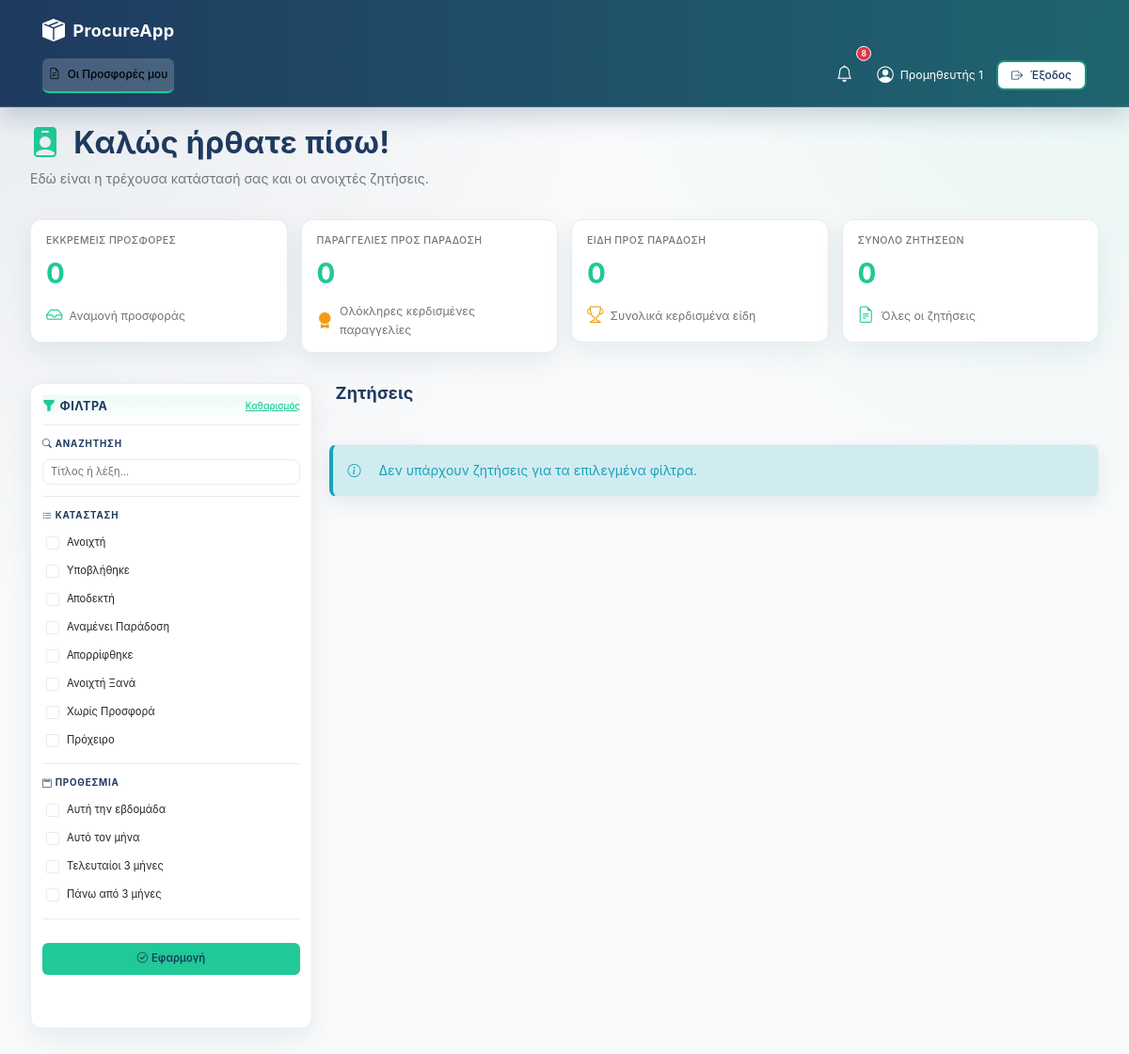
Before: /supplier/ (signed in) with the older database file.
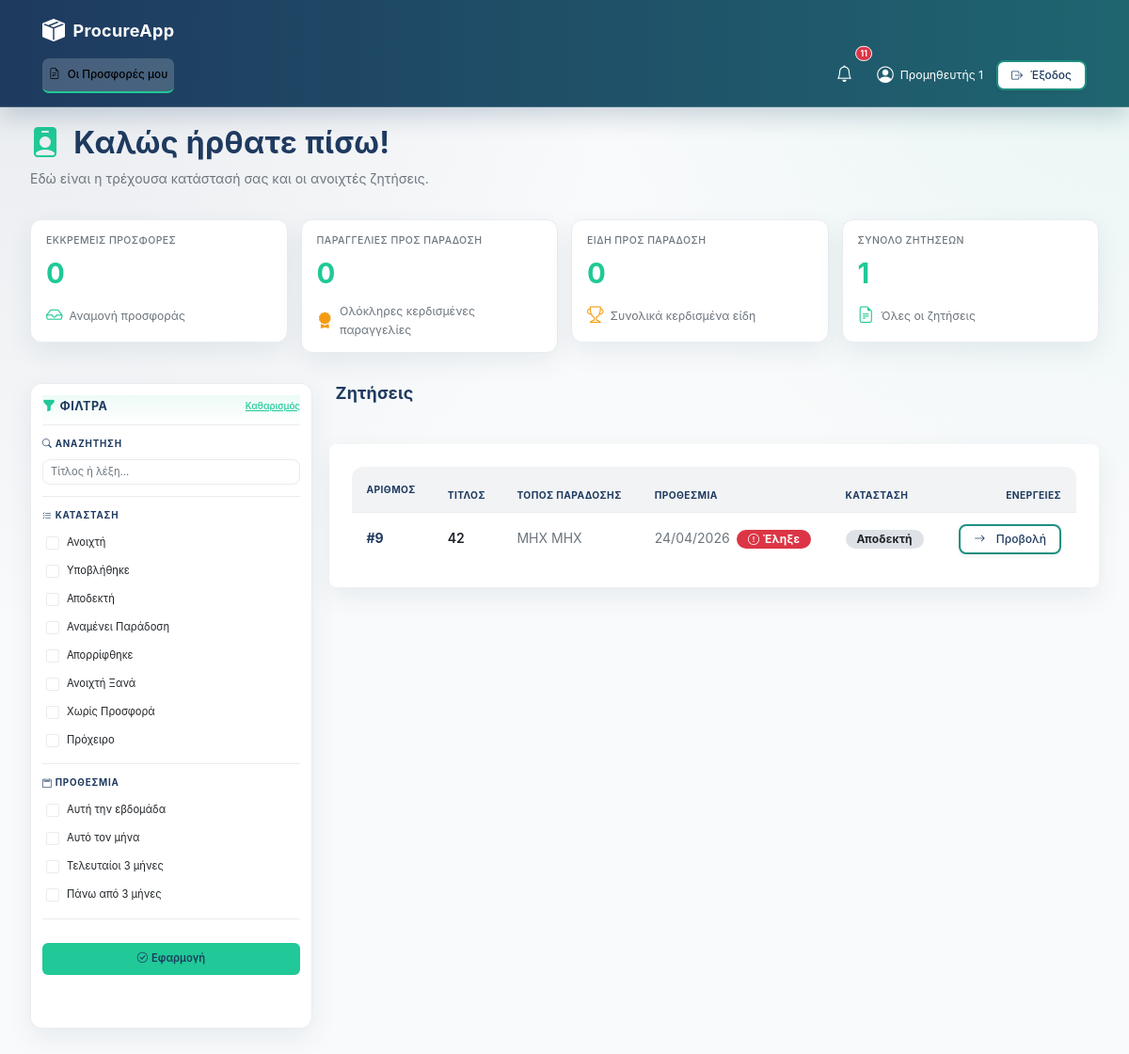
After: the same page with the newer database file.
### models.py (models this page shows)
class RequestRFQ(db.Model):
    __tablename__ = "requests"
    id = db.Column(db.Integer, primary_key=True)
    title = db.Column(db.String(200), nullable=False)
    description = db.Column(db.Text, nullable=True)
    documents = db.Column(db.String(255), nullable=True)
    created_by = db.Column(db.String(100), nullable=False)
    created_at = db.Column(db.DateTime, default=datetime.utcnow)
    delivery_location = db.Column(db.String(255), nullable=True)
    receiving_manager = db.Column(db.String(120), nullable=True)
    phone = db.Column(db.String(50), nullable=True)
    submit_deadline = db.Column(db.DateTime, nullable=False)
    delivery_deadline = db.Column(db.DateTime, nullable=False)
    status = db.Column(db.String(20), default=RFQStatus.PENDING)
    status_changed_at = db.Column(db.DateTime, default=datetime.utcnow)
    approved_by = db.Column(db.String(100), nullable=True)
    approved_at = db.Column(db.DateTime, nullable=True)
    denial_reason = db.Column(db.Text, nullable=True)
    winning_bid_id = db.Column(db.Integer, db.ForeignKey('bids.id'), nullable=True)
    cost_center_id = db.Column(db.Integer, db.ForeignKey('cost_centers.id'), nullable=True)
    estimated_budget = db.Column(db.Numeric(12, 2), nullable=True)
    priority = db.Column(db.String(20), default='normal', nullable=False)
    category = db.Column(db.String(50), nullable=True)
    award_date = db.Column(db.DateTime, nullable=True)
    cost_center = db.relationship('CostCenter', backref='rfqs')
    items = db.relationship('RequestItem', backref='rfq', lazy=True, cascade="all, delete-orphan")
    bids = db.relationship('Bid', backref='rfq', lazy=True, foreign_keys="[Bid.request_id]", cascade="all, delete-orphan")
    allowed_suppliers = db.relationship('AllowedSupplier', backref='rfq', lazy=True, cascade="all, delete-orphan")

### app/routes/supplier.py (the view, shortened to what this page needs)
@supplier_bp.route("/")
@require_role("supplier")
def dashboard():
    from models import AllowedSupplier, User
    page = request.args.get('page', 1, type=int)
    per_page = 10
    status_filters = [
        v for v in _parse_multi_values(request.args, 'status')
        if v in {'open', 'submitted', 'accepted', 'awarded', 'rejected', 'reopen', 'no_bid', 'draft'}
    ]
    q = (request.args.get('q') or '').strip()
    bid_state_filters = [v for v in _parse_multi_values(request.args, 'bid_state') if v in {'submitted', 'draft', 'reopen', 'rejected', 'no_bid'}]
    deadline_filters = [v for v in _parse_multi_values(request.args, 'deadline') if v in {'week', 'month', 'quarter', 'older'}]
    username = session.get('username')
    supplier_name = session.get('name')
    supplier_user = User.query.filter_by(username=username).first()
    allowed_rfq_ids = [a.request_id for a in AllowedSupplier.query.filter_by(
        supplier_username=username
    ).all()]
    qry = RequestRFQ.query.filter(RequestRFQ.id.in_(allowed_rfq_ids)) if allowed_rfq_ids else RequestRFQ.query.filter(RequestRFQ.id == -1)
    qry = qry.filter(RequestRFQ.status.in_(SUPPLIER_VISIBLE_RFQ_STATUSES))
    if q:
        like = f"%{q}%"
        qry = qry.filter(or_(
            RequestRFQ.title.ilike(like),
            RequestRFQ.description.ilike(like)
        ))
    all_rfqs = qry.order_by(RequestRFQ.submit_deadline.asc()).all()
    supplier_bids = Bid.query.filter_by(
        supplier_id=supplier_user.id if supplier_user else None
    ).order_by(Bid.created_at.desc(), Bid.id.desc()).all() if supplier_user else []
    reopen_bid_ids = {
        r.bid_id for r in BidRevision.query.filter(
            BidRevision.bid_id.in_([b.id for b in supplier_bids])
        ).all()
    } if supplier_bids else set()
    bids_map = {}
    for bid in supplier_bids:
        if bid.request_id not in bids_map:
            bids_map[bid.request_id] = bid
    awards = ItemAward.query.join(
        RequestRFQ, ItemAward.request_id == RequestRFQ.id
    ).filter(
        ItemAward.supplier_name == supplier_name,
        RequestRFQ.status.in_([RFQStatus.CLOSED, RFQStatus.RECEIVED])
    ).all()
    award_request_ids = {a.request_id for a in awards}
    awarded_bid_ids = {a.bid_id for a in awards}
    filtered_rfqs = list(all_rfqs)
    if status_filters:
        filtered_rfqs = [
            r for r in filtered_rfqs
            if _get_supplier_rfq_status(r, bids_map.get(r.id), reopen_bid_ids, awarded_bid_ids) in status_filters
        ]
    pending_count = 0
    submitted_count = 0
    bid_values = []
    for rfq in filtered_rfqs:
        if rfq.id in bids_map:
            bid = bids_map[rfq.id]
            if bid.status == BidStatus.SUBMITTED:
                submitted_count += 1
            if bid.price:
                bid_values.append(float(bid.price))
        else:
            if rfq.status in [RFQStatus.OPEN, RFQStatus.PENDING_FINAL_APPROVAL]:
                pending_count += 1
    filtered_request_ids = {rfq.id for rfq in filtered_rfqs}
    awards_count = len([
        aw for aw in awards
        if aw.request_item_id is not None and aw.request_id in filtered_request_ids
    ])
    non_shipping_item_counts = {}
    if filtered_request_ids:
        for item in RequestItem.query.filter(RequestItem.request_id.in_(filtered_request_ids)).all():
            non_shipping_item_counts[item.request_id] = non_shipping_item_counts.get(item.request_id, 0) + 1
    supplier_awarded_items_by_request = {}
    for aw in awards:
        if aw.request_item_id is None or aw.request_id not in filtered_request_ids:
            continue
        supplier_awarded_items_by_request.setdefault(aw.request_id, set()).add(aw.request_item_id)
    full_awarded_count = 0
    for request_id in filtered_request_ids:
        total_items = non_shipping_item_counts.get(request_id, 0)
        if total_items <= 0:
            continue
        awarded_items = len(supplier_awarded_items_by_request.get(request_id, set()))
        if awarded_items >= total_items:
            full_awarded_count += 1
    total_awards_value = Decimal(0)
    for award in awards:
        total_awards_value += (award.line_total or Decimal(0))
    avg_bid_value = sum(bid_values) / len(bid_values) if bid_values else 0
    win_rate = (full_awarded_count / submitted_count * 100) if submitted_count > 0 else 0
    total_items = len(filtered_rfqs)
    total_pages = (total_items + per_page - 1) // per_page
    start_idx = (page - 1) * per_page
    paginated_rfqs = filtered_rfqs[start_idx : start_idx + per_page]
    return render_template("supplier_dash_improved.html",
                         rfqs=paginated_rfqs,
                         status_filters=status_filters,
                         q=q,
                         bid_state_filters=bid_state_filters,
                         deadline_filters=deadline_filters,
                         page=page,
                         total_pages=total_pages,
                         bids_map=bids_map,
                         reopen_bid_ids=reopen_bid_ids,
                         awarded_bid_ids=awarded_bid_ids,
                         pending_count=pending_count,
                         submitted_count=submitted_count,
                         full_awarded_count=full_awarded_count,
                         awards_count=awards_count,
                         avg_bid_value=avg_bid_value,
                         total_awards_value=total_awards_value,
                         win_rate=win_rate,
                         now=datetime.now())

### app/auth.py (called while the page is built)
def require_roles(*roles):
    def wrap(fn):
        @wraps(fn)
        def inner(*args, **kwargs):
            if session.get("role") not in roles:
                flash("Δεν έχεις δικαίωμα πρόσβασης.", "danger")
                return redirect(url_for("auth.login"))
            return fn(*args, **kwargs)
        return inner
    return wrap

### app/routes/supplier.py (called while the page is built, shortened)
def _parse_multi_values(args, key):
    values = []
    return values

### templates/supplier_dash_improved.html (shortened to what the changed rows need)
{% extends "base.html" %}
{% block content %}
<div class="d-flex justify-content-between align-items-center mb-8">
  <div>
    <h1 class="mb-2" style="color: var(--color-navy);">
      <i class="bi bi-person-badge-fill me-3" style="color: var(--color-teal);"></i>Καλώς ήρθατε πίσω!
    </h1>
  </div>
</div>
<div class="row g-4 mb-8 supplier-kpi-grid">
  <div class="col-12 col-sm-6 col-lg-3">
    <div class="kpi-card accent-teal">
      <div class="kpi-card-title">Σύνολο Ζητήσεων</div>
      <div class="kpi-card-value">{{ rfqs|length if rfqs else 0 }}</div>
      <div class="d-flex align-items-center gap-2">
        <i class="bi bi-file-earmark-text" style="font-size: 1.25rem; color: var(--color-teal);"></i>
        <span class="small" style="color: var(--color-text-secondary);">Όλες οι ζητήσεις</span>
      </div>
    </div>
  </div>
</div>
<div class="row g-4 mb-8 dashboard-split-layout">
  <div class="col-12 col-lg-9 dashboard-results-col">
    <div class="mb-8">
      <div class="d-flex justify-content-between align-items-center mb-5">
        <h2 class="mb-0" style="color: var(--color-navy); font-size: var(--font-size-lg);">
          Ζητήσεις
        </h2>
      </div>
      {% if rfqs %}
      <div class="card shadow-md overflow-hidden" style="border: none; border-radius: var(--radius-lg);">
        <div class="table-responsive">
          <table class="table">
            <thead>
              <tr>
                <th style="padding: var(--space-4);">Αριθμός</th>
                <th>Τίτλος</th>
                <th>Τόπος Παράδοσης</th>
                <th>Προθεσμία</th>
                <th>Κατάσταση</th>
                <th style="text-align: right; padding-right: var(--space-4);">Ενέργειες</th>
              </tr>
            </thead>
            <tbody>
              {% for rfq in rfqs %}
              {% set days_left = ((rfq.submit_deadline - now)|string if rfq.submit_deadline else '') %}
              {% set dl = rfq.submit_deadline %}
              {% set urgent = dl and (dl - now).days <= 3 %}
              {% set warning = dl and (dl - now).days <= 7 and not urgent %}
              <tr style="{% if urgent %}background: rgba(220,53,69,0.06); border-left: 3px solid #dc3545;{% elif warning %}background: rgba(255,193,7,0.07); border-left: 3px solid #ffc107;{% endif %}">
                <td style="padding: var(--space-4);">
                  <span class="fw-bold" style="color: var(--color-navy);">#{{ rfq.id }}</span>
                </td>
                <td style="padding: var(--space-4);">
                  <span class="fw-semibold" style="color: var(--color-text-primary);">{{ rfq.title }}</span>
                </td>
                <td style="padding: var(--space-4); color: var(--color-text-secondary);">{{ rfq.delivery_location or '-' }}</td>
                <td style="padding: var(--space-4); color: var(--color-text-secondary);">
                    {% if rfq.submit_deadline %}
                    {{ rfq.submit_deadline.strftime('%d/%m/%Y') }}
                    {% set dl = rfq.submit_deadline %}
                    {% set days = (dl - now).days %}
                    {% if days <= 0 %}
                      <span class="badge bg-danger ms-1" title="Έληξε"><i class="bi bi-exclamation-circle me-1"></i>Έληξε</span>
                    {% elif days <= 3 %}
                      <span class="badge bg-danger ms-1"><i class="bi bi-fire me-1"></i>Λήγει σε {{ days }}ημ</span>
                    {% elif days <= 7 %}
                      <span class="badge bg-warning text-dark ms-1">Σε {{ days }}ημ</span>
                    {% endif %}
                  {% else %}
                    -
                  {% endif %}
                </td>
                <td style="padding: var(--space-4);">
                  {% if bids_map and rfq.id in bids_map %}
                    {% set current_bid = bids_map[rfq.id] %}
                    {% if reopen_bid_ids and current_bid.id in reopen_bid_ids %}
                      <span class="badge bg-info text-dark">Ανοιχτή Ξανά</span>
                    {% elif current_bid.status == 'submitted' %}
                      <span class="badge badge-success">Υποβλήθηκε</span>
                    {% elif current_bid.status == 'accepted' and awarded_bid_ids and current_bid.id in awarded_bid_ids %}
                      <span class="badge bg-success">Αναμένει Παράδοση</span>
                    {% elif current_bid.status == 'accepted' %}
                      <span class="badge badge-secondary">Αποδεκτή</span>
                    {% elif current_bid.status == 'rejected' %}
                      <span class="badge bg-danger">Απορρίφθηκε</span>
                    {% elif current_bid.status == 'draft' %}
                      <span class="badge badge-warning text-dark">Πρόχειρο</span>
                    {% else %}
                      <span class="badge badge-secondary">{{ get_status_display_name(current_bid.status) }}</span>
                    {% endif %}
                  {% else %}
                    {% if rfq.status in ['pending_delivery', 'received'] %}
                      <span class="badge badge-secondary">Χωρίς προσφορά</span>
                    {% else %}
                      <span class="badge bg-info text-dark">Ανοιχτή</span>
                    {% endif %}
                  {% endif %}
                </td>
                <td style="text-align: right; padding-right: var(--space-4);">
                  <a href="{{ url_for('supplier.bid', req_id=rfq.id) }}" class="btn btn-secondary btn-sm px-3" style="white-space: nowrap;">
                    <i class="bi bi-arrow-right me-1"></i> Προβολή
                  </a>
                </td>
              </tr>
              {% endfor %}
            </tbody>
          </table>
        </div>
      </div>
      {% else %}
      <div class="alert alert-info" style="border-left: 4px solid var(--color-info); border-radius: var(--radius-lg);">
        <i class="bi bi-info-circle me-2"></i>Δεν υπάρχουν ζητήσεις για τα επιλεγμένα φίλτρα.
      </div>
      {% endif %}
    </div>
  </div>
</div>
{% endblock %}

Changed rows visible on the page:
added RequestRFQ: id "9", title "42", delivery_location "ΜΗΧ ΜΗΧ", submit_deadline "24/04/2026", shows "Αποδεκτή"
Other visible differences:
{{ unread_notifs|length }}: "8" → "11"
{{ rfqs|length if rfqs else 0 }}: "0" → "1"
text no longer shown: "Δεν υπάρχουν ζητήσεις για τα επιλεγμένα φίλτρα."
text now shown: "ΑΡΙΘΜΌΣ ΤΊΤΛΟΣ ΤΌΠΟΣ ΠΑΡΆΔΟΣΗΣ ΠΡΟΘΕΣΜΊΑ ΚΑΤΆΣΤΑΣΗ ΕΝΈΡΓΕΙΕΣ"
